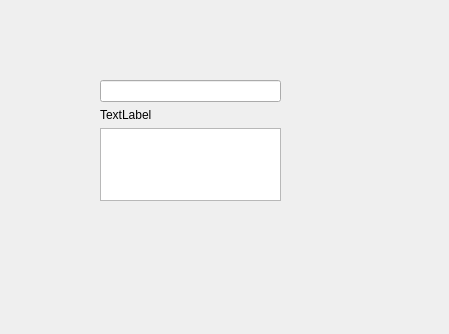
<?xml version="1.0" encoding="UTF-8"?>
<ui version="4.0">
 <class>Widget</class>
 <widget class="QWidget" name="Widget">
  <property name="geometry">
   <rect>
    <x>0</x>
    <y>0</y>
    <width>449</width>
    <height>334</height>
   </rect>
  </property>
  <property name="windowTitle">
   <string>Widget</string>
  </property>
  <widget class="QWidget" name="verticalLayoutWidget">
   <property name="geometry">
    <rect>
     <x>100</x>
     <y>80</y>
     <width>181</width>
     <height>121</height>
    </rect>
   </property>
   <layout class="QVBoxLayout" name="verticalLayout">
    <item>
     <widget class="QLineEdit" name="lineEdit"/>
    </item>
    <item>
     <widget class="QLabel" name="label">
      <property name="text">
       <string>TextLabel</string>
      </property>
     </widget>
    </item>
    <item>
     <widget class="QTextBrowser" name="textBrowser"/>
    </item>
   </layout>
  </widget>
 </widget>
 <resources/>
 <connections/>
</ui>
